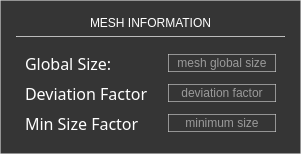
             <widget class="QFrame" name="frame_36">
              <property name="styleSheet">
               <string notr="true">background-color: rgb(53, 53, 53);
border: 1px solid rgba(214, 214, 214, 150);
color: rgb(255, 255, 255);</string>
              </property>
              <property name="frameShape">
               <enum>QFrame::Shape::StyledPanel</enum>
              </property>
              <property name="frameShadow">
               <enum>QFrame::Shadow::Raised</enum>
              </property>
              <layout class="QVBoxLayout" name="verticalLayout_25">
               <property name="leftMargin">
                <number>15</number>
               </property>
               <property name="topMargin">
                <number>15</number>
               </property>
               <property name="rightMargin">
                <number>15</number>
               </property>
               <property name="bottomMargin">
                <number>9</number>
               </property>
               <item>
                <widget class="QLabel" name="label_39">
                 <property name="maximumSize">
                  <size>
                   <width>16777215</width>
                   <height>20</height>
                  </size>
                 </property>
                 <property name="styleSheet">
                  <string notr="true">border: 0px solid rgba(214, 214, 214, 150);</string>
                 </property>
                 <property name="text">
                  <string>MESH INFORMATION</string>
                 </property>
                 <property name="alignment">
                  <set>Qt::AlignmentFlag::AlignCenter</set>
                 </property>
                </widget>
               </item>
               <item>
                <widget class="Line" name="line_8">
                 <property name="maximumSize">
                  <size>
                   <width>16777215</width>
                   <height>1</height>
                  </size>
                 </property>
                 <property name="orientation">
                  <enum>Qt::Orientation::Horizontal</enum>
                 </property>
                </widget>
               </item>
               <item>
                <widget class="QFrame" name="frame_37">
                 <property name="maximumSize">
                  <size>
                   <width>16777215</width>
                   <height>16777215</height>
                  </size>
                 </property>
                 <property name="styleSheet">
                  <string notr="true">border: 0px solid;</string>
                 </property>
                 <property name="frameShape">
                  <enum>QFrame::Shape::StyledPanel</enum>
                 </property>
                 <property name="frameShadow">
                  <enum>QFrame::Shadow::Raised</enum>
                 </property>
                 <layout class="QHBoxLayout" name="horizontalLayout_10">
                  <property name="spacing">
                   <number>20</number>
                  </property>
                  <item>
                   <widget class="QFrame" name="frame_38">
                    <property name="styleSheet">
                     <string notr="true">border: 0px;</string>
                    </property>
                    <property name="frameShape">
                     <enum>QFrame::Shape::StyledPanel</enum>
                    </property>
                    <property name="frameShadow">
                     <enum>QFrame::Shadow::Raised</enum>
                    </property>
                    <layout class="QVBoxLayout" name="verticalLayout_26">
                     <property name="spacing">
                      <number>7</number>
                     </property>
                     <property name="leftMargin">
                      <number>0</number>
                     </property>
                     <property name="topMargin">
                      <number>0</number>
                     </property>
                     <property name="rightMargin">
                      <number>0</number>
                     </property>
                     <property name="bottomMargin">
                      <number>0</number>
                     </property>
                     <item>
                      <widget class="QLabel" name="label_40">
                       <property name="font">
                        <font>
                         <family>Yu Gothic UI Semilight</family>
                         <pointsize>12</pointsize>
                        </font>
                       </property>
                       <property name="styleSheet">
                        <string notr="true">color: rgb(255, 255, 255);
border: 0px;</string>
                       </property>
                       <property name="text">
                        <string>Global Size:</string>
                       </property>
                      </widget>
                     </item>
                     <item>
                      <widget class="QLabel" name="label_41">
                       <property name="font">
                        <font>
                         <family>Yu Gothic UI Semilight</family>
                         <pointsize>12</pointsize>
                        </font>
                       </property>
                       <property name="styleSheet">
                        <string notr="true">color: rgb(255, 255, 255);
border: 0px;</string>
                       </property>
                       <property name="text">
                        <string>Deviation Factor</string>
                       </property>
                      </widget>
                     </item>
                     <item>
                      <widget class="QLabel" name="label_42">
                       <property name="font">
                        <font>
                         <family>Yu Gothic UI Semilight</family>
                         <pointsize>12</pointsize>
                        </font>
                       </property>
                       <property name="styleSheet">
                        <string notr="true">color: rgb(255, 255, 255);
border: 0px;</string>
                       </property>
                       <property name="text">
                        <string>Min Size Factor</string>
                       </property>
                      </widget>
                     </item>
                    </layout>
                   </widget>
                  </item>
                  <item>
                   <widget class="QFrame" name="frame_39">
                    <property name="styleSheet">
                     <string notr="true">QFrame{
border: 0px solid rgba(214, 214, 214, 150);
}

QLineEdit{
border: 1px solid rgba(214, 214, 214, 150);
color: rgb(255, 255, 255);
}</string>
                    </property>
                    <property name="frameShape">
                     <enum>QFrame::Shape::StyledPanel</enum>
                    </property>
                    <property name="frameShadow">
                     <enum>QFrame::Shadow::Raised</enum>
                    </property>
                    <layout class="QVBoxLayout" name="verticalLayout_27">
                     <property name="spacing">
                      <number>10</number>
                     </property>
                     <property name="leftMargin">
                      <number>0</number>
                     </property>
                     <property name="topMargin">
                      <number>0</number>
                     </property>
                     <property name="rightMargin">
                      <number>0</number>
                     </property>
                     <property name="bottomMargin">
                      <number>0</number>
                     </property>
                     <item>
                      <widget class="QLineEdit" name="lineEdit_29">
                       <property name="text">
                        <string/>
                       </property>
                       <property name="alignment">
                        <set>Qt::AlignmentFlag::AlignCenter</set>
                       </property>
                       <property name="placeholderText">
                        <string>mesh global size</string>
                       </property>
                      </widget>
                     </item>
                     <item>
                      <widget class="QLineEdit" name="lineEdit_30">
                       <property name="text">
                        <string/>
                       </property>
                       <property name="alignment">
                        <set>Qt::AlignmentFlag::AlignCenter</set>
                       </property>
                       <property name="placeholderText">
                        <string>deviation factor</string>
                       </property>
                      </widget>
                     </item>
                     <item>
                      <widget class="QLineEdit" name="lineEdit_31">
                       <property name="text">
                        <string/>
                       </property>
                       <property name="alignment">
                        <set>Qt::AlignmentFlag::AlignCenter</set>
                       </property>
                       <property name="placeholderText">
                        <string>minimum size</string>
                       </property>
                      </widget>
                     </item>
                    </layout>
                   </widget>
                  </item>
                 </layout>
                </widget>
               </item>
              </layout>
             </widget>
